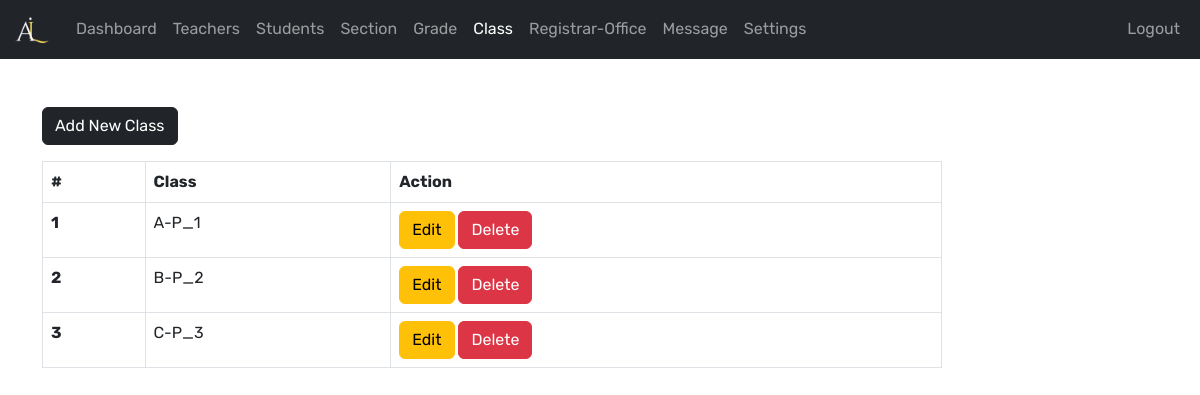
Screenshot of /admin/class.php (signed in) with the database file from the repository.
### tables this page shows
CREATE TABLE IF NOT EXISTS `class` (
  `class_id` int(11) NOT NULL AUTO_INCREMENT,
  `grade` int(11) NOT NULL,
  `section` int(11) NOT NULL,
  PRIMARY KEY (`class_id`)
);

CREATE TABLE IF NOT EXISTS `grades` (
  `grade_id` int(11) NOT NULL AUTO_INCREMENT,
  `grade` varchar(31) NOT NULL,
  `grade_code` varchar(7) NOT NULL,
  PRIMARY KEY (`grade_id`)
);

### admin/data/class.php (called while the page is built, shortened)
<?php
function getAllClasses($conn){
   $sql = "SELECT * FROM class";
   $stmt = $conn->prepare($sql);
   $stmt->execute();
   if ($stmt->rowCount() >= 1) {
     $classes = $stmt->fetchAll();
     return $classes;
   }else {
    return 0;
   }
}

### admin/data/grade.php (called while the page is built, shortened)
<?php
function getGradeById($grade_id, $conn){
   $sql = "SELECT * FROM grades
           WHERE grade_id=?";
   $stmt = $conn->prepare($sql);
   $stmt->execute([$grade_id]);
   if ($stmt->rowCount() == 1) {
     $grade = $stmt->fetch();
     return $grade;
   }else {
    return 0;
   }
}

### admin/class.php (the view, shortened to what this page needs)
<?php
if (isset($_SESSION['admin_id']) &&
    isset($_SESSION['role'])) {
    if ($_SESSION['role'] == 'Admin') {
      include "../db_connect.php";
       include "data/class.php";
       include "data/grade.php";
       include "data/section.php";
       $classes = getAllClasses($conn);
 ?>
<!DOCTYPE html>
<html lang="en">
<head>
	<link rel="stylesheet" href="https://cdn.jsdelivr.net/npm/bootstrap@5.2.0/dist/css/bootstrap.min.css">
	<link rel="stylesheet" href="../css/style.css">
  <link rel="stylesheet" href="https://cdnjs.cloudflare.com/ajax/libs/font-awesome/4.7.0/css/font-awesome.min.css">
</head>
<body>
    <?php
        include "inc/navbar.php";
        if ($classes != 0) {
     ?>
     <div class="container mt-5">
        <a href="class-add.php"
           class="btn btn-dark">Add New Class</a>
           <div class="table-responsive">
              <table class="table table-bordered mt-3 n-table">
                <thead>
                  <tr>
                    <th scope="col">#</th>
                    <th scope="col">Class</th>
                    <th scope="col">Action</th>
                  </tr>
                </thead>
                <tbody>
                  <?php $i = 0; foreach ($classes as $class ) {
                    $i++;  ?>
                  <tr>
                    <th scope="row"><?=$i?></th>
                    <td>
                      <?php
                          $grade  = getGradeById($class['grade'], $conn);
                          echo $grade['grade_code'].'-'.$grade['grade'];
                       ?>
                    </td>
                    <td>
                        <a href="class-edit.php?class_id=<?=$class['class_id']?>"
                           class="btn btn-warning">Edit</a>
                        <a href="class-delete.php?class_id=<?=$class['class_id']?>"
                           class="btn btn-danger">Delete</a>
                    </td>
                  </tr>
                <?php } ?>
                </tbody>
              </table>
           </div>
         <?php } ?>
     </div>
</body>
</html>
<?php
  }else {
    header("Location: ../login.php");
    exit;
  }
}else {
	header("Location: ../login.php");
	exit;
}
?>

### css/style.css (style rules this page uses)
:root { --primary: #130d2c; --light: #fff; --warning: #96405b; }
* { margin: 0; padding: 0; }
body { font-family: 'Rubik', sans-serif; }
a { text-decoration: none !important; }
.n-table { max-width: 900px; }

### rows the page displays
class: grades.grade_code "A", grades.grade "P_1"
class: grades.grade_code "B", grades.grade "P_2"
class: grades.grade_code "C", grades.grade "P_3"
